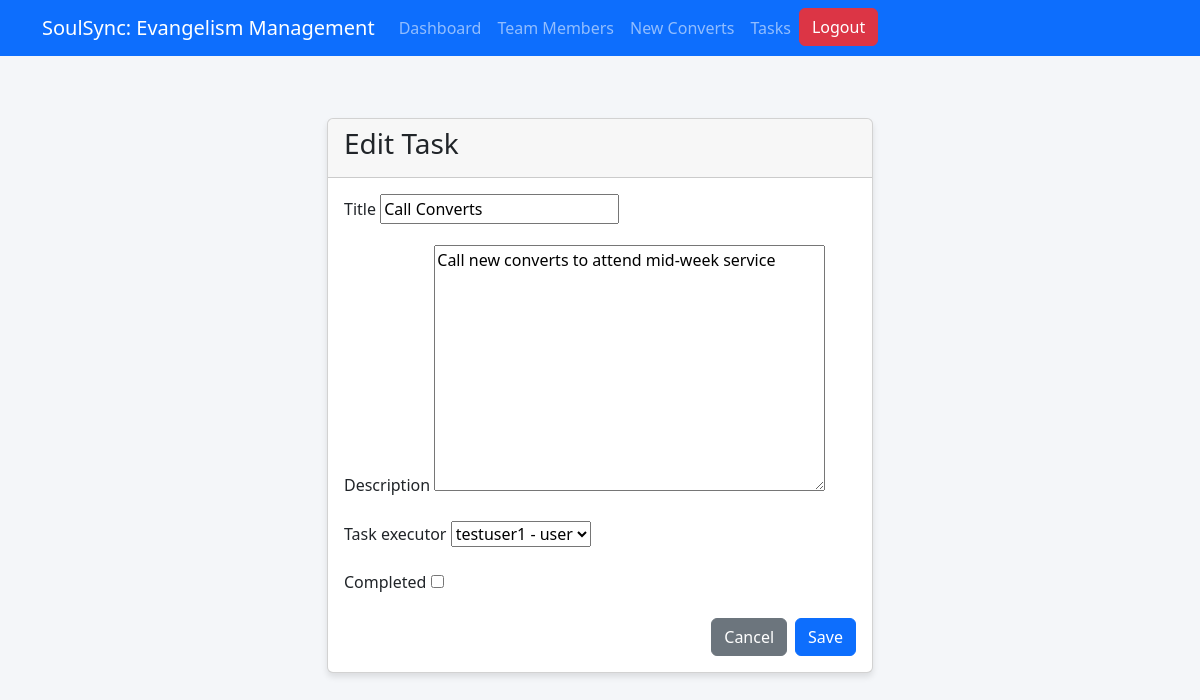
The page /task-update/1/ (signed in) on the database its author committed.
### core/models.py (models this page shows, shortened)
class Task (models.Model):
    task_owner = models.ForeignKey(CustomUser, on_delete=models.SET_NULL, null=True, blank=True, related_name="task_owner")
    task_executor = models.ForeignKey(CustomUser, on_delete=models.SET_NULL, null=True, blank=True, related_name="task_executor")
    title = models.CharField(max_length=100)
    description = models.TextField()
    completed = models.BooleanField(default=False)
    updated_at = models.DateTimeField(auto_now=True)
    date_created = models.DateTimeField(auto_now_add=True)
    class Meta:
        verbose_name_plural = "Tasks"

### core/views.py (the view)
# urls.py: path('task-update/<int:pk>/', views.task_update, name='task_update'),
@login_required
def task_update(request, pk):
    task = get_object_or_404(Task, pk=pk)
    if request.method == 'POST':
        form = TaskForm(request.POST, instance=task)
        if form.is_valid():
            form.save()
            messages.success(request, 'Task updated successfully.')
            return redirect('task_list')
    else:
        form = TaskForm(instance=task)
    return render(request, 'evangelism/task_form.html', {'form': form})

### core/forms.py (shortened to what this page needs)
class TaskForm(forms.ModelForm):
    class Meta:
        model = Task
        fields = ['title', 'description', 'task_executor', 'completed']

### core/models.py (called while the page is built)
    def __str__(self):
        return f"{self.username} - {self.user_type}"

### core/templates/evangelism/task_form.html (shortened to what this page needs)
{% extends 'evangelism/base.html' %}
{% block content %}
<div class="row justify-content-center mt-5">
    <div class="col-md-8 col-lg-6">
        <div class="card">
            <div class="card-header">
                <h3>{% if form.instance.pk %}Edit{% else %}Create{% endif %} Task</h3>
            </div>
            <div class="card-body">
                <form method="post">
                    {% for field in form %}
                        <div class="mb-3">
                            <label class="form-label">{{ field.label }}</label>
                            {{ field }}
                        </div>
                    {% endfor %}
                    <div class="d-grid gap-2 d-md-flex justify-content-md-end">
                        <a href="{% url 'task_list' %}" class="btn btn-secondary">Cancel</a>
                        <button type="submit" class="btn btn-primary">Save</button>
                    </div>
                </form>
            </div>
        </div>
    </div>
</div>
{% endblock %}

### core/templates/evangelism/base.html (style rules this page uses)
body { padding-top: 70px; background-color: #f4f6f9; }
.card { margin-bottom: 20px; box-shadow: 0 4px 6px rgba(0,0,0,0.1); }

### rows shown on the page
Task: form "Call Converts" "Call new converts to attend mid-week service" "testuser1 - user"

### other values the page prints
{{ field.label }} "Title" "Description" "Task executor" "Completed"
